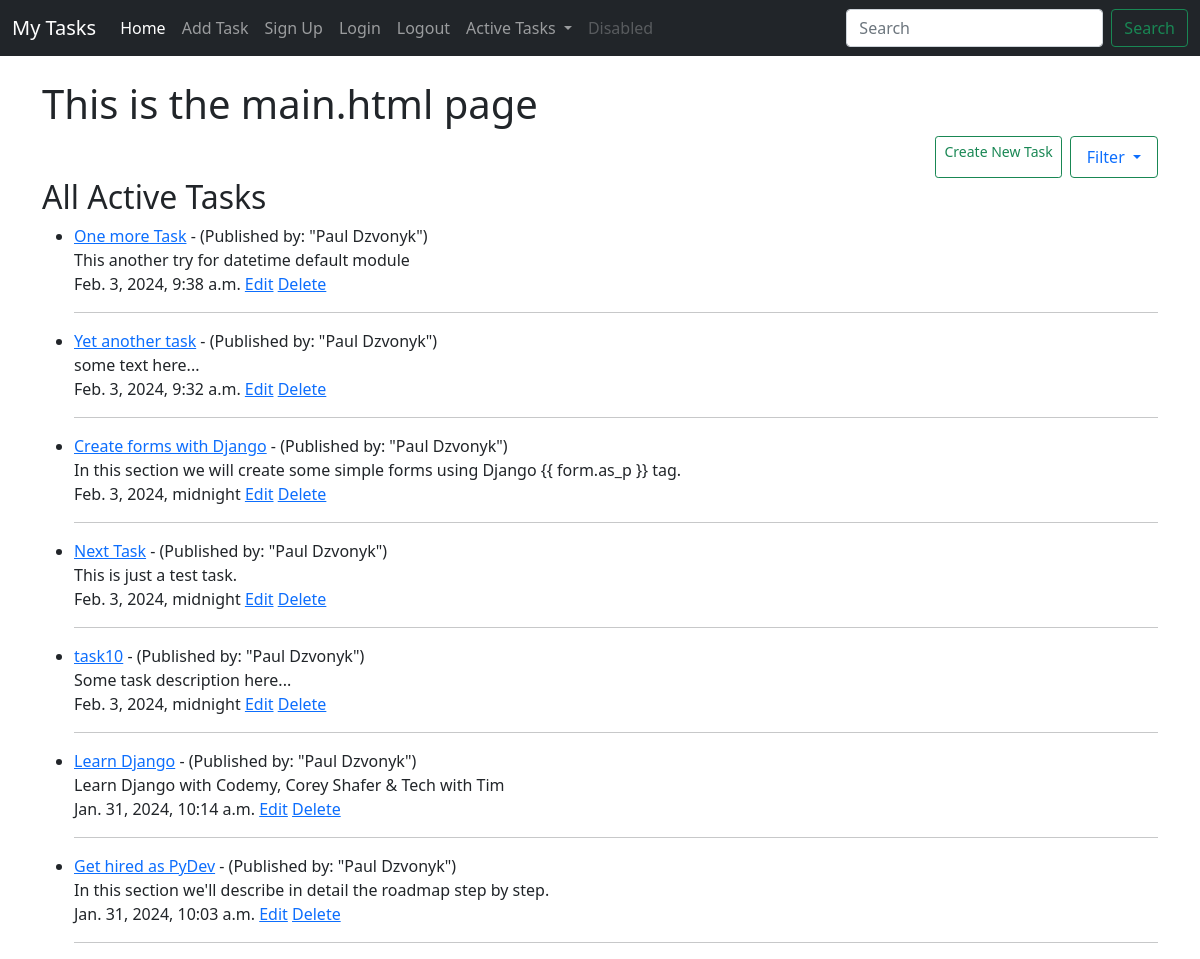
/, run on an earlier commit of the app's database.
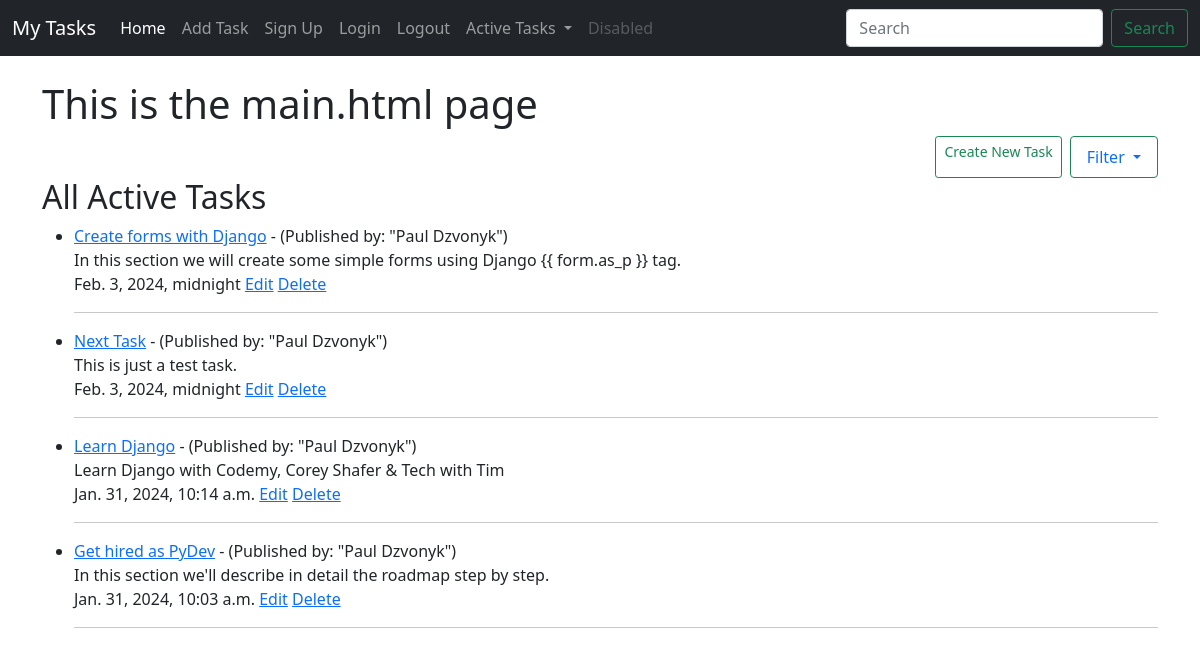
And on a later commit of the database.
### task/models.py (models this page shows, shortened)
class Task(models.Model):
    title = models.CharField(max_length=200)
    title_tag = models.CharField(max_length=200)
    author = models.ForeignKey(User, on_delete=models.CASCADE)
    short_description = models.TextField()
    date_created = models.DateTimeField(default=timezone.now())
    priority = models.IntegerField(default=0)
    completed = models.BooleanField(default=False)

### task/views.py (the view)
# urls.py: path('', HomeView.as_view(), name='home'),
class HomeView(ListView):
    model = Task
    template_name = 'task/home.html'
    ordering = ['-date_created']

### task/templates/task/home.html (shortened to what this page needs)
{% extends 'task/base.html' %}
{% block content %}
<h1>This is the main.html page</h1>
<div class="d-grid gap-2 d-md-flex justify-content-md-end">
    <a href="{% url 'add_task' %}" class="btn btn-outline-success btn-sm">Create New Task</a>
    <a class="nav-link dropdown-toggle btn btn-outline-success" href="#" id="navbarDropdown" role="button" data-bs-toggle="dropdown" aria-expanded="false">
        Filter
    </a>
</div>
<h2>All Active Tasks</h2>
<ul>
{% for task in object_list %}
    <li>
        <a href="{% url 'task-detail' task.pk %}">{{ task.title }}</a>
        - (Published by: "{{ task.author.first_name }} {{ task.author.last_name }}")
        <br>
        {{ task.short_description }}
        <br>
        {{ task.date_created }} <a href="{% url 'edit_task' task.pk %}">Edit</a>
        <a href="{% url 'delete_task' task.pk %}">Delete</a>
        <hr>
    </li>
{% endfor %}
</ul>
{% endblock %}

What changed in the data, as far as the page shows it:
removed Task: title "One more Task", author.first_name "Paul", author.last_name "Dzvonyk", short_description "This another try for datetime default module", date_created "Feb. 3, 2024, 9:38 a.m."
removed Task: title "Yet another task", author.first_name "Paul", author.last_name "Dzvonyk", short_description "some text here...", date_created "Feb. 3, 2024, 9:32 a.m."
removed Task: title "task10", author.first_name "Paul", author.last_name "Dzvonyk", short_description "Some task description here...", date_created "Feb. 3, 2024, midnight"
